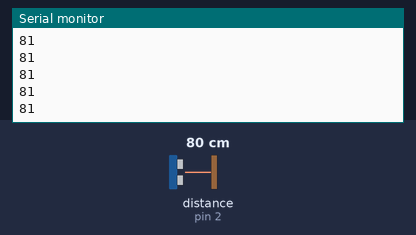
The sketch below on a simulated Arduino Uno, built with avr-gcc and run on an emulated ATmega328P. Shown: the last lines printed to the serial monitor. The test bench sets the inputs (shaded band); at power-on: distance to the obstacle (sensor on pin 2) 80 cm. The echo pulse lasts 58.3 µs per cm.

Above: at 1.2 s.
1.3 s: distance to the obstacle (sensor on pin 2) set to 2 cm
At 1.69 s:
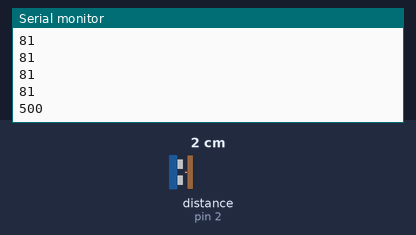
2.8 s: distance to the obstacle (sensor on pin 2) set to 9 cm
At 2.86 s:
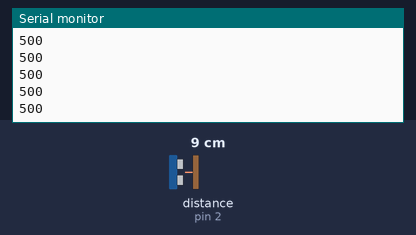
Timing chart, 0 to 5.8 s (numbered marks = the images above; inputs shaded):
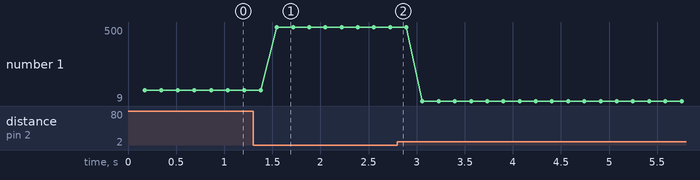

Measured:
- after the input at 1.3 s, the serial monitor: prints a new line after 0.25 s (image 1)
- plotted number 1: 81 → 500 after the input at 1.3 s, 500 → 9 after the input at 2.8 s

The sketch:

Final_Send.ino
```cpp
#include <SoftwareSerial.h>
// XBee's DOUT (TX) is connected to pin 14 (Arduino's Software RX)
// XBee's DIN (RX) is connected to pin 15 (Arduino's Software TX)
SoftwareSerial XBee(14, 15); // RX, TX
// ---------------------------------------------------------------------------
// Example NewPing library sketch that does a ping about 20 times per second.
// ---------------------------------------------------------------------------
#include <NewPing.h>

#define TRIGGER_PIN  3  // RX Arduino pin tied to trigger pin on the ultrasonic sensor.
#define ECHO_PIN     2  // TX Arduino pin tied to echo pin on the ultrasonic sensor.
#define MAX_DISTANCE 450 // Maximum distance we want to ping for (in centimeters). Maximum sensor distance is rated at 400-500cm.

NewPing sonar(TRIGGER_PIN, ECHO_PIN, MAX_DISTANCE); // NewPing setup of pins and maximum distance.
void setup() {
  Serial.begin(9600); // Open serial monitor at 115200 baud to see ping results.
  //pinMode(LEDPin, OUTPUT);
  XBee.begin(9600);
}

void loop() {
  delay(50);                      // Wait 50ms between pings (about 20 pings/sec). 29ms should be the shortest delay between pings.
  unsigned int uS = sonar.ping_median(); // Returning median pings at a rate of 3Hz.
  int distance = uS / US_ROUNDTRIP_CM;
  if (distance < 5){
    distance=500;
  }

  XBee.write(distance);
 // Serial.print("Ping: ");
  Serial.println(distance); // Convert ping time to distance and print result (0 = outside set distance range, no ping echo)
}
```
